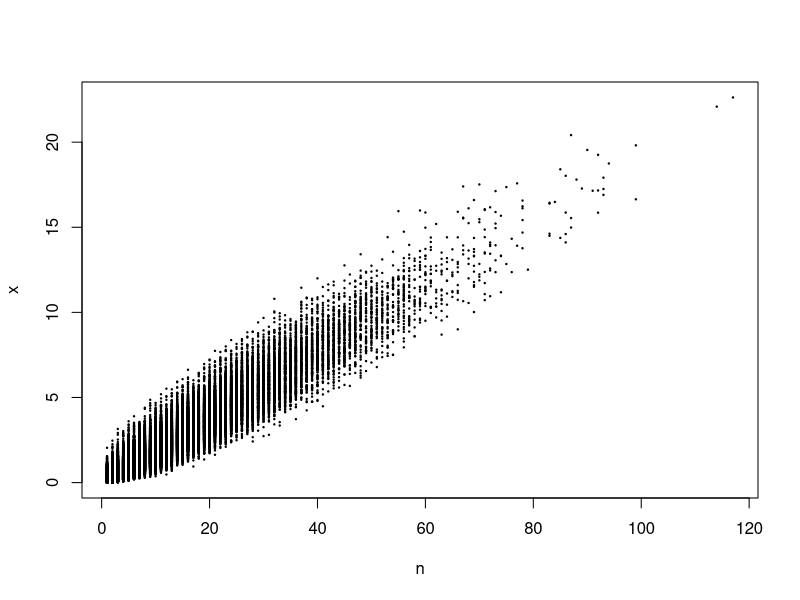
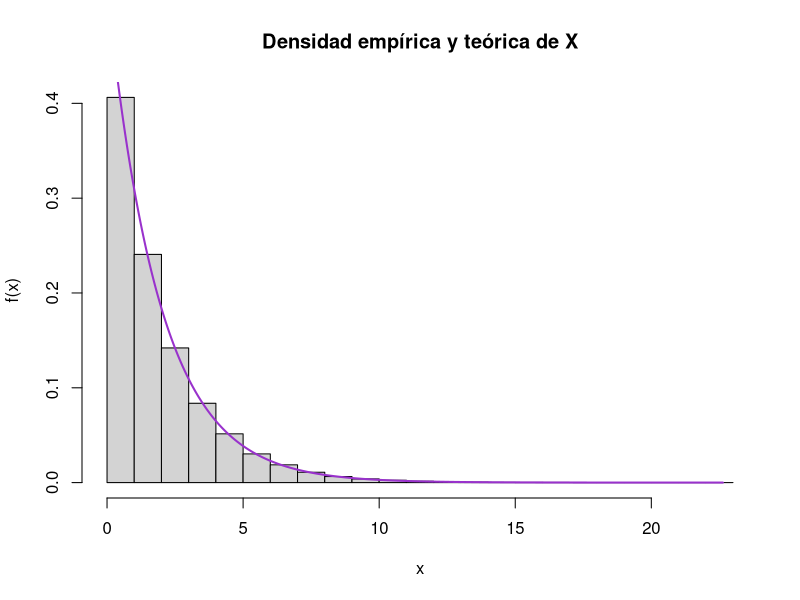
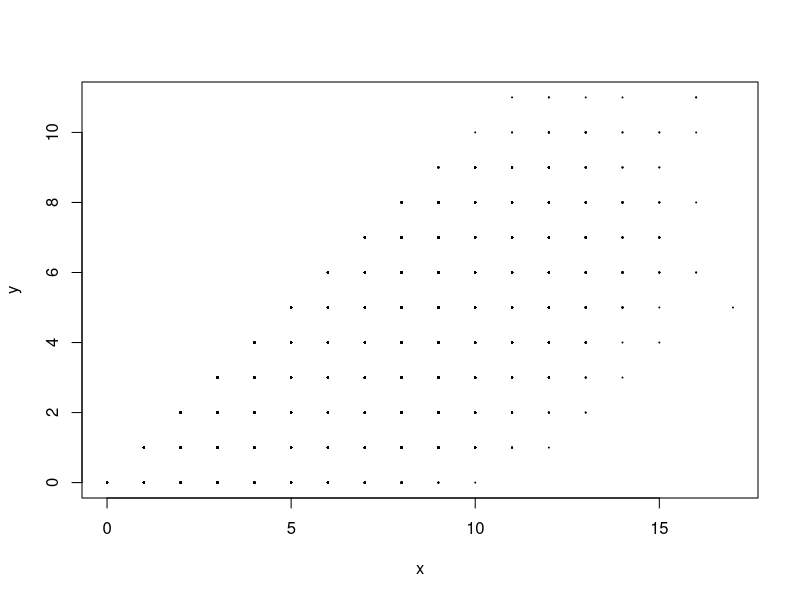
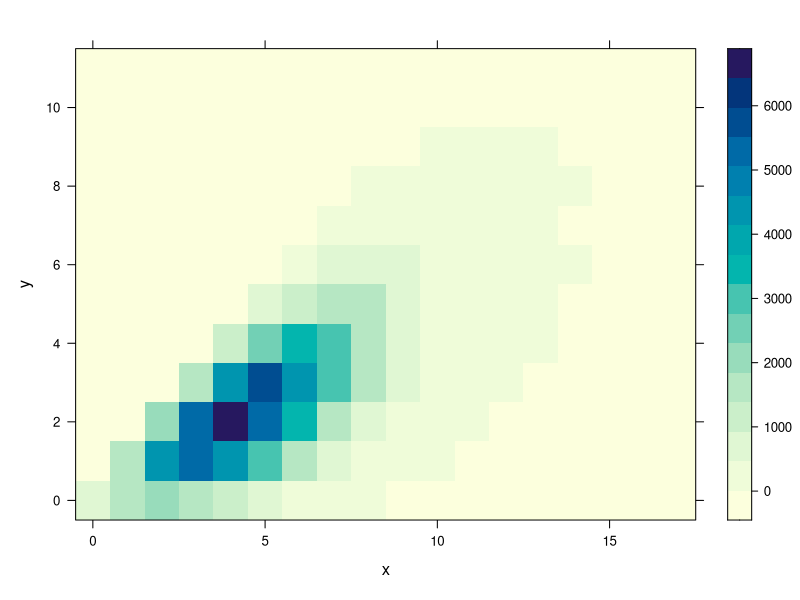
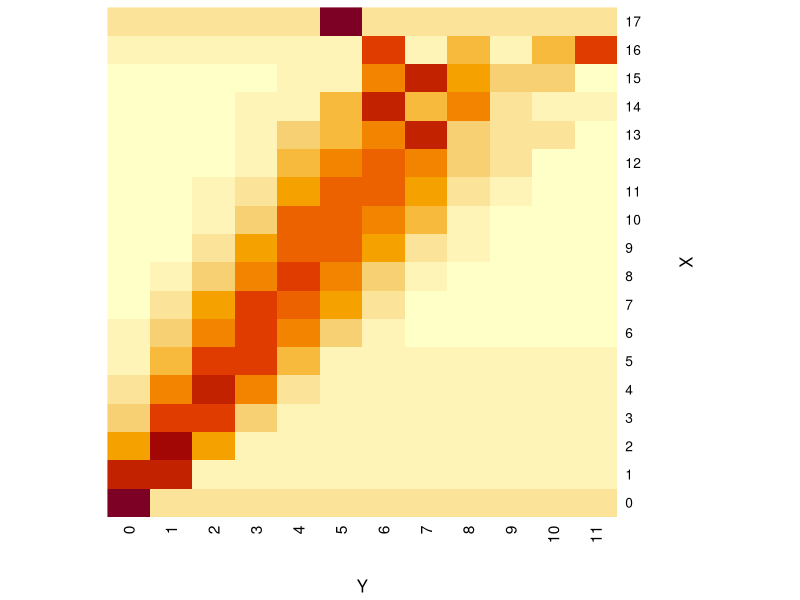
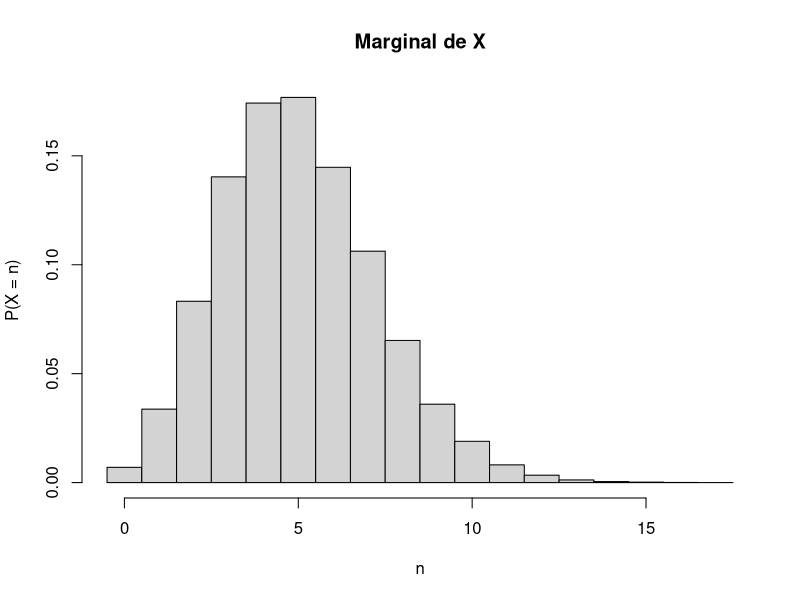
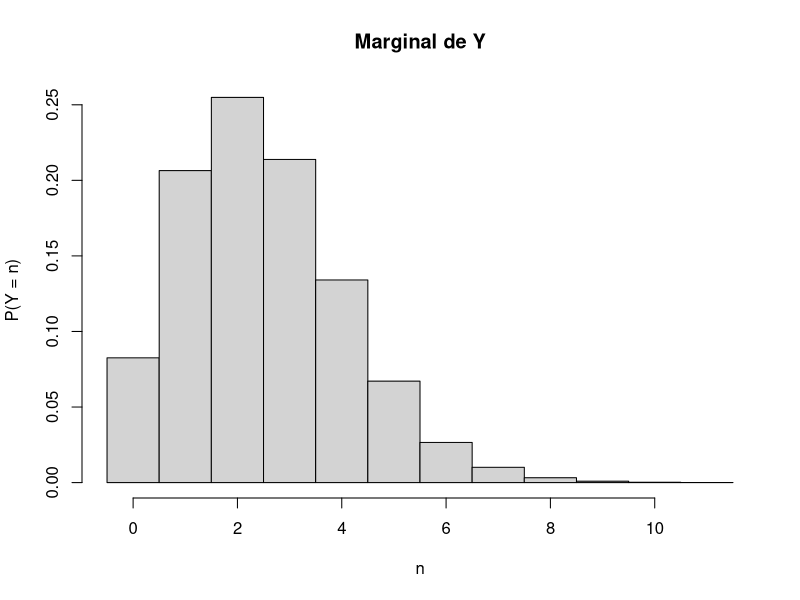
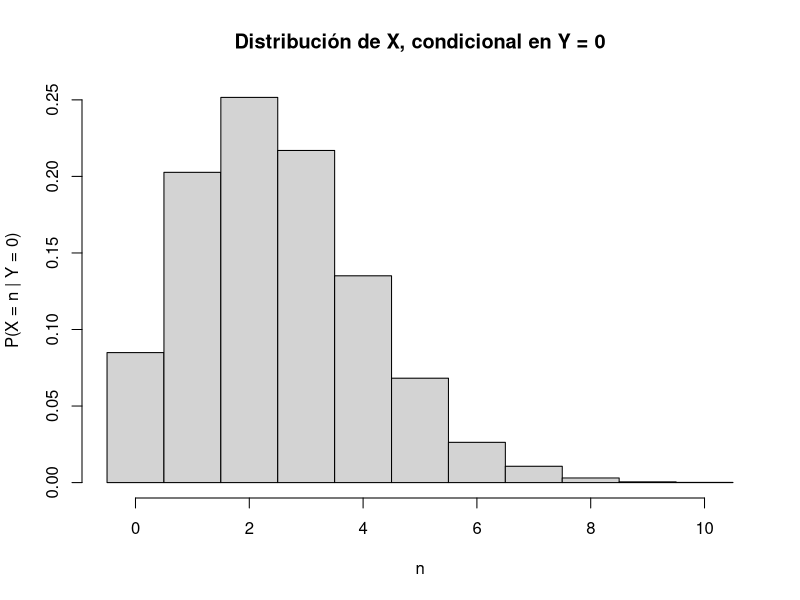

The R source for these figures, in order:
# 18 de mayo
# INM

require(lattice)

# La siguiente función simula `m` vectores aleatorios (N,X) siguiendo el ejercicio 4
# de la tarea:
# N ~ geom(p)
# X | N = n ~ Gamma(n, lambda)
simular_ej4 <- function(m, p, lambda){
    # R simula geométricas que comienzan en 0 :(
    # Para simular la geométrica que comienza en 1, podemos simular
    # geométricas que comiencen en 0 y le sumamos 1.
    N <- rgeom(n = m, prob = p) + 1
    # X <- rgamma(n = m, shape = N, rate = lambda)
    X <- numeric(length = m)
    # Así, condicional en N[i], X[i] ~ Gamma(N[i], lambda)
    for(i in 1:m){
        X[i] <- rgamma(n = 1, shape = N[i], rate = lambda)
    }
    # Regresamos un data.frame con dos columnas, una correspondiente a N
    # y otra a X
    return(
        data.frame(
            n = N,
            x = X
        )
    )
}

# Hacemos cien mil simulaciones
Y <- simular_ej4(m = 1e5, p = 0.1, lambda = 5.2)
# Veamos los primeros 6 renglones de Y
head(Y)

# Una gráfica de las simulaciones de los vectores aleatorios
plot(Y, pch = 20, cex = 0.3)

# Aquí sucede algo mágico. Si solamente consideramos la columna que corresponde a 
# X, lo que obtenemos son simulaciones de 
# X ~ exp(p * lambda)
# que es la distribución marginal de X
x <- Y$x
# variables auxiliares para calcular la densidad de una exponencial
xaux <- seq(from = 0, to = max(x), length = 1e4)
yaux <- dexp(xaux, rate = 0.1 * 5.2)
# Hacemos un histograma y ponemos la densidad de la exponencial encima
hist(x, freq = FALSE, breaks = 30, ylab = "f(x)", main = "Densidad empírica y teórica de X")
lines(xaux,yaux, col = "darkorchid", lwd = 2)
mean(x)

# Ahora vamos a simular `n` vectores aleatorios (X,Y) tales que
# X ~ Poisson(lambda)
# Y | X = x ~ Binom(x, p)
simulacion2 <- function(n, p, lambda){
    # Primero simulamos X
    X <- rpois(n = n, lambda = lambda)
    # Podemos simular la condicional en una sola línea
    Y <- rbinom(n = n, size = X, prob = p)
    # Regresamos un data.frame con dos columnas, una que corresponde a X y
    # otra que corresponde a Y
    return(
        data.frame(
            x = X,
            y = Y
        )
    )
}

# Corramos un ejemplo
Z <- simulacion2(n = 1e5, p = 0.5, lambda = 5)
plot(Z, pch = 20, cex = 0.2) 
# Una opción es usar levelplot del paquete lattice
x_c <- cut(Z$x, breaks = seq(from = min(Z$x) - 0.5, to = max(Z$x) + 0.5, by = 1))
y_c <- cut(Z$y, breaks = seq(from = min(Z$y) - 0.5, to = max(Z$y) + 0.5, by = 1))
z_c <- table(x_c, y_c)
gridaux <- expand.grid(x = sort(unique(Z$x)), y = sort(unique(Z$y)))
gridaux$z <- as.vector(z_c)
levelplot(z ~ x*y, gridaux)

# Otra opción es usar heatmap de graphics
heatmap(
    z_c, Rowv = NA, Colv = NA, 
    labRow = sort(unique(Z$x)), labCol = sort(unique(Z$y)), 
    xlab = "Y", ylab = "X"
)

# Ahora veamos los histogramas de las marginales
hist(
    Z$x, freq = FALSE, 
    breaks = seq(from = min(Z$x) - 0.5, to = max(Z$x) + 0.5, by = 1),
    xlab = "n",
    ylab = "P(X = n)",
    main = "Marginal de X"
)
hist(
    Z$y, freq = FALSE, 
    breaks = seq(from = min(Z$y) - 0.5, to = max(Z$y) + 0.5, by = 1),
    xlab = "n",
    ylab = "P(Y = n)",
    main = "Marginal de Y"
)

# Si queremos ver la densidad de X, condicional en Y = 0, basta con obtener
# las entradas de X para las que Y = 0.
X_condY0 <- Z$x[Z$y == 0]
# Hacemos un histograma
hist(
    X_condY0, freq = FALSE,
    breaks = seq(from = min(X_condY0) - 0.5, to = max(X_condY0) + 0.5, by = 1),
    xlab = "n",
    ylab = "P(X = n | Y = 0)",
    main = "Distribución de X, condicional en Y = 0"
)

# Si queremos ver la densidad de X, condicional en Y = 0, basta con obtener
# las entradas de X para las que Y = 2.
X_condY2 <- Z$x[Z$y == 2]
# Hacemos un histograma
hist(
    X_condY2, freq = FALSE,
    breaks = seq(from = min(X_condY2) - 0.5, to = max(X_condY2) + 0.5, by = 1),
    xlab = "n",
    ylab = "P(X = n | Y = 2)",
    main = "Distribución de X, condicional en Y = 2"
)
